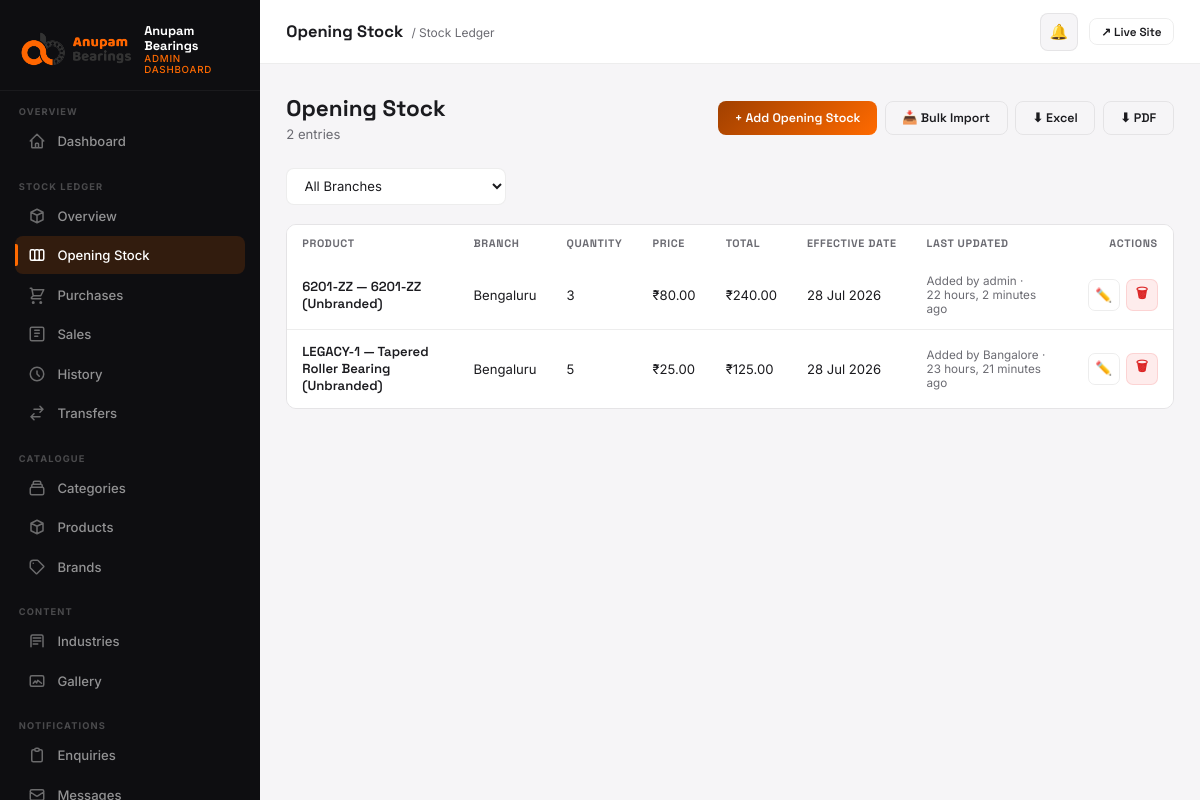
Page /dashboard/stock/opening/ (signed in) on the earlier database version.
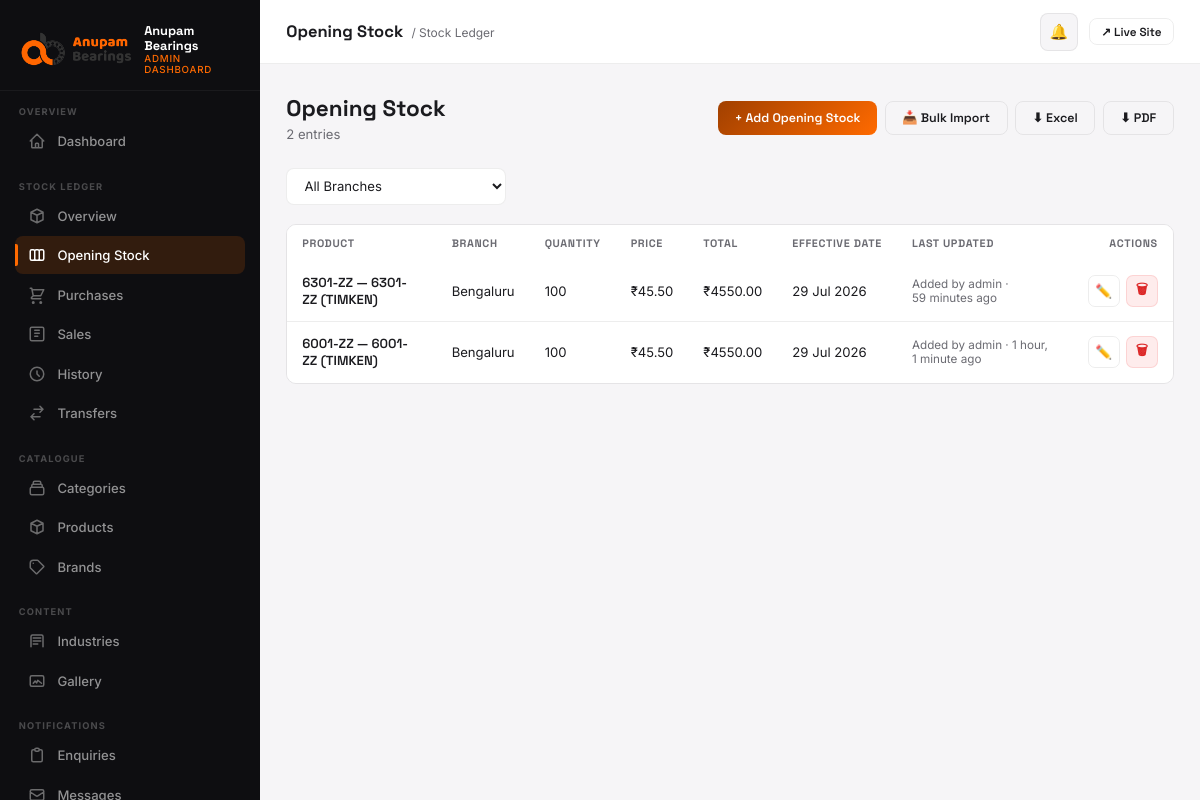
Same page on the later database version.
### stock_ledger/models.py (models this page shows, shortened)
class AuditModel(models.Model):
    created_by = models.ForeignKey(
        settings.AUTH_USER_MODEL, on_delete=models.PROTECT, related_name='+', null=True
    )
    created_at = models.DateTimeField(auto_now_add=True)
    updated_by = models.ForeignKey(
        settings.AUTH_USER_MODEL, on_delete=models.PROTECT, related_name='+', null=True, blank=True
    )
    updated_at = models.DateTimeField(auto_now=True)
    is_deleted = models.BooleanField(default=False)
    deleted_by = models.ForeignKey(
        settings.AUTH_USER_MODEL, on_delete=models.PROTECT, related_name='+', null=True, blank=True
    )
    deleted_at = models.DateTimeField(null=True, blank=True)
    class Meta:
        abstract = True

class OpeningStock(AuditModel):
    product = models.ForeignKey('products.Product', on_delete=models.PROTECT, related_name='opening_stock_entries')
    branch = models.ForeignKey(Branch, on_delete=models.PROTECT, related_name='opening_stock_entries')
    quantity = models.PositiveIntegerField()
    price = models.DecimalField(max_digits=12, decimal_places=2)
    total_price = models.DecimalField(max_digits=14, decimal_places=2)
    effective_date = models.DateField(default=timezone.localdate)
    import_batch = models.CharField(max_length=64, blank=True, db_index=True)
    class Meta:
        ordering = ['-effective_date', '-created_at']
        verbose_name_plural = 'Opening stock entries'

class Branch(models.Model):
    name = models.CharField(max_length=120)
    slug = models.SlugField(unique=True)
    code = models.CharField(max_length=20, unique=True)
    address = models.TextField(blank=True)
    is_active = models.BooleanField(default=True)
    created_at = models.DateTimeField(auto_now_add=True)
    class Meta:
        ordering = ['name']

### products/models.py (models this page shows, shortened)
class Product(models.Model):
    category = models.ForeignKey(Category, on_delete=models.CASCADE, related_name='products')
    brand = models.ForeignKey(Brand, on_delete=models.PROTECT, related_name='products')
    name = models.CharField(max_length=200)
    slug = models.SlugField(unique=True)
    sku = models.CharField(
        max_length=64, db_index=True,
        help_text="Part/model code (e.g. 6001-ZZ). Identifies this product in the Stock Ledger and the Opening Stock Excel import."
    )
    description = models.TextField(blank=True)
    specifications = models.JSONField(default=dict, blank=True)
    needs_excel_table = models.BooleanField(default=False)
    excel_table_file = models.FileField(upload_to=product_excel_upload_to, blank=True, null=True)
    excel_table_data = models.JSONField(default=dict, blank=True)
    image = models.ImageField(upload_to='products/', blank=True, null=True)
    is_featured = models.BooleanField(default=False)
    created_at = models.DateTimeField(auto_now_add=True)
    class Meta:
        unique_together = [('sku', 'brand')]

class Brand(models.Model):
    name = models.CharField(max_length=120)
    slug = models.SlugField(unique=True)
    is_active = models.BooleanField(default=True)
    order = models.IntegerField(default=0)
    class Meta:
        ordering = ['order', 'name']

### stock_ledger/views.py (the view)
# urls.py: path('opening/', views.opening_stock_list, name='opening_stock_list'),
@login_required(login_url='/dashboard/login/')
@staff_required
@role_required(UserProfile.ADMIN, UserProfile.BRANCH_STAFF, UserProfile.VIEWER)
def opening_stock_list(request):
    profile = _profile(request)
    qs = OpeningStock.objects.select_related('product', 'branch', 'created_by', 'updated_by').filter(is_deleted=False)
    qs = qs.filter(branch_id__in=visible_branches(profile).values_list('id', flat=True))
    branch_filter = request.GET.get('branch', '')
    if profile.role == UserProfile.BRANCH_STAFF:
        branch_filter = str(profile.branch_id)
    if branch_filter:
        qs = qs.filter(branch_id=branch_filter)
    qs = qs.order_by('-effective_date', '-created_at')
    paginator = Paginator(qs, 20)
    page_obj = paginator.get_page(request.GET.get('page', 1))
    return render(request, 'dashboard/stock_opening_list.html', {
        'entries': page_obj.object_list,
        'page_obj': page_obj,
        'branches': _branch_choices(profile),
        'branch_filter': branch_filter,
        'include_money': _is_admin(profile),
        'can_mutate': profile.role in (UserProfile.ADMIN, UserProfile.BRANCH_STAFF),
        'is_admin': _is_admin(profile),
    })

### core/context_processors.py (called while the page is built)
def seo(request):
    return build_seo_context(request)

### core/seo.py (called while the page is built)
def site_url() -> str:
    return getattr(settings, 'SITE_URL', 'https://anupambearings.com').rstrip('/')

def absolute_url(path: str) -> str:
    if not path:
        return site_url()
    parsed = urlsplit(path)
    if parsed.scheme:
        return path
    if path.startswith('/'):
        return f'{site_url()}{path}'
    return f"{site_url()}/{path.lstrip('/')}"

def build_canonical_url(request, *, path: str | None = None) -> str:
    canonical_path = path if path is not None else request.path
    return absolute_url(canonical_path)

def _serialize_schema(schema: dict) -> str:
    return json.dumps(schema, ensure_ascii=False, separators=(',', ':'))

### stock_ledger/context_processors.py (called while the page is built)
def dashboard_role(request):
    user = getattr(request, 'user', None)
    if not user or not user.is_authenticated or not user.is_staff:
        return {}
    profile = getattr(user, 'stock_profile', None)
    if profile is None:
        return {}
    return {
        'dash_role': profile.role,
        'dash_branch': profile.branch,
    }

### stock_ledger/views.py (called while the page is built)
def _profile(request):
    return request.user.stock_profile

def _is_admin(profile):
    return profile.role == UserProfile.ADMIN

### templates/dashboard/stock_opening_list.html (shortened to what this page needs)
{% extends "dashboard/base.html" %}
{% load stock_ledger_extras %}
{% block page_title %}Opening Stock{% endblock %}
{% block breadcrumb %}<span class="topbar-breadcrumb">/ Stock Ledger</span>{% endblock %}
{% block nav_stock_opening %}active{% endblock %}
{% block content %}
<div class="page-header">
  <div class="page-header-left">
    <h1>Opening Stock</h1>
    <p>{{ entries|length }} entr{{ entries|length|pluralize:"y,ies" }}</p>
  </div>
  <div style="display:flex;gap:0.5rem;">
    {% if can_mutate %}<a href="{% url 'dashboard:stock_ledger:opening_stock_add' %}" class="btn btn-primary">+ Add Opening Stock</a>{% endif %}
    {% if is_admin %}<a href="{% url 'dashboard:stock_ledger:opening_stock_import' %}" class="btn btn-ghost">📥 Bulk Import</a>{% endif %}
    <a href="{% url 'dashboard:stock_ledger:export_history' 'opening' 'excel' %}?{{ request.GET.urlencode }}" class="btn btn-ghost">⬇ Excel</a>
    <a href="{% url 'dashboard:stock_ledger:export_history' 'opening' 'pdf' %}?{{ request.GET.urlencode }}" class="btn btn-ghost">⬇ PDF</a>
  </div>
</div>
{% if branches|length > 1 %}
<form method="GET" class="filter-bar">
  <select class="filter-input" name="branch" onchange="this.form.submit()">
    <option value="">All Branches</option>
  </select>
</form>
{% endif %}
<div class="table-wrap">
  <table>
    <thead>
      <tr>
        <th>Product</th>
        <th>Branch</th>
        <th>Quantity</th>
        {% if include_money %}<th>Price</th><th>Total</th>{% endif %}
        <th>Effective Date</th>
        <th>Last Updated</th>
        {% if can_mutate %}<th style="text-align:right;">Actions</th>{% endif %}
      </tr>
    </thead>
    <tbody>
      {% for e in entries %}
      <tr id="opening-row-{{ e.pk }}">
        <td class="td-name">{{ e.product|product_label }}</td>
        <td>{{ e.branch.name }}</td>
        <td>{{ e.quantity }}</td>
        {% if include_money %}<td>₹{{ e.price|floatformat:2 }}</td><td>₹{{ e.total_price|floatformat:2 }}</td>{% endif %}
        <td>{{ e.effective_date|date:"d M Y" }}</td>
        <td class="td-sub">
          {% if e.updated_by %}Edited by {{ e.updated_by.username }} · {{ e.updated_at|timesince }} ago
          {% else %}Added by {{ e.created_by.username|default:"—" }} · {{ e.created_at|timesince }} ago{% endif %}
        </td>
        {% if can_mutate %}
        <td style="text-align:right;">
          <div style="display:flex;align-items:center;justify-content:flex-end;gap:0.4rem;">
            <a href="{% url 'dashboard:stock_ledger:opening_stock_edit' e.pk %}" class="btn btn-ghost btn-sm btn-icon" title="Edit">✏️</a>
            <button class="btn btn-danger btn-sm btn-icon" title="Delete"
              onclick="confirmDelete('{% url 'dashboard:stock_ledger:opening_stock_delete' e.pk %}', '{{ e.product.name|escapejs }}', () => document.getElementById('opening-row-{{ e.pk }}').remove())">🗑</button>
          </div>
        </td>
        {% endif %}
      </tr>
      {% empty %}
      <tr><td colspan="8"><div class="empty-state"><div class="empty-state-icon">📦</div><h3>No opening stock entries</h3></div></td></tr>
      {% endfor %}
    </tbody>
  </table>
</div>
{% endblock %}

Differences in the rows shown:
no longer on this page (row edited): OpeningStock: product|product_label "6201-ZZ — 6201-ZZ (Unbranded)", branch.name "Bengaluru", quantity "3", price "80.00", total_price "240.00", effective_date "28 Jul 2026", created_by.username "admin", created_at "22 hours, 2 minutes"
no longer on this page (row edited): OpeningStock: product|product_label "LEGACY-1 — Tapered Roller Bearing (Unbranded)", branch.name "Bengaluru", quantity "5", price "25.00", total_price "125.00", effective_date "28 Jul 2026", created_by.username "Bangalore", created_at "23 hours, 21 minutes"
added OpeningStock: product|product_label "6301-ZZ — 6301-ZZ (TIMKEN)", branch.name "Bengaluru", quantity "100", price "45.50", total_price "4550.00", effective_date "29 Jul 2026", created_by.username "admin", created_at "59 minutes"
added OpeningStock: product|product_label "6001-ZZ — 6001-ZZ (TIMKEN)", branch.name "Bengaluru", quantity "100", price "45.50", total_price "4550.00", effective_date "29 Jul 2026", created_by.username "admin", created_at "1 hour, 1 minute"
